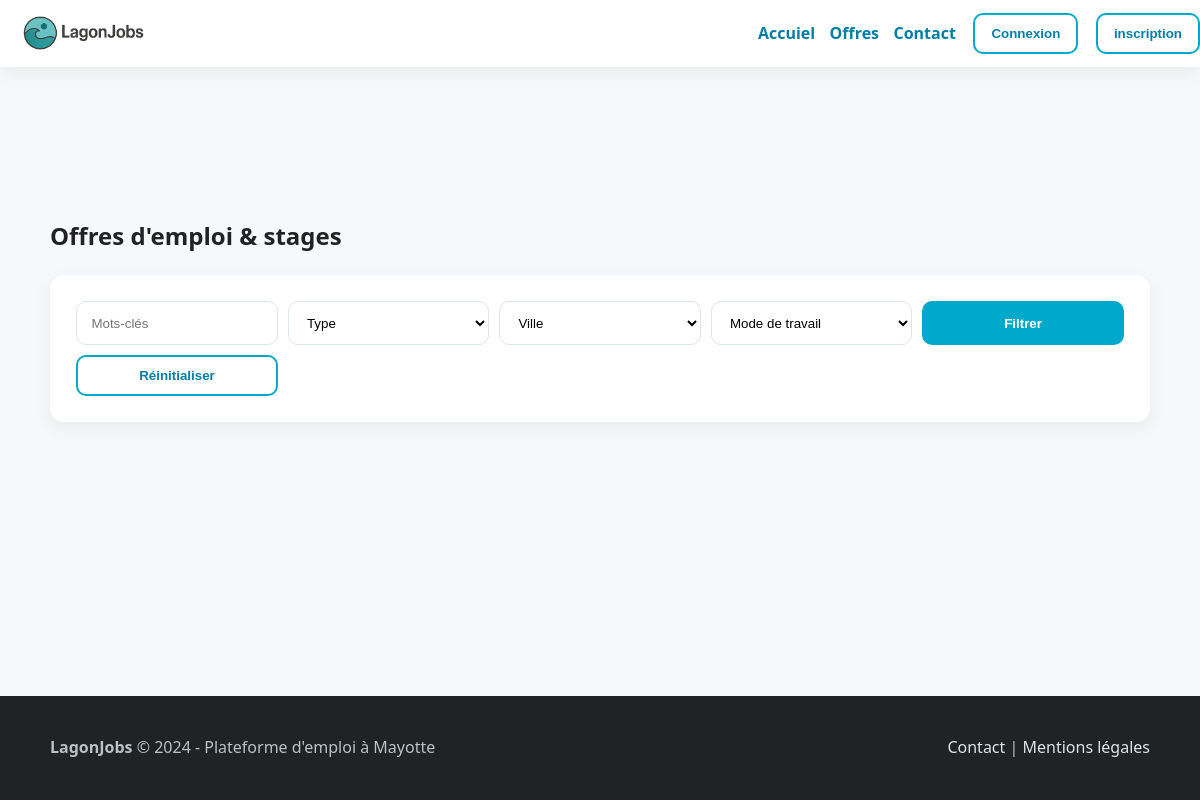
The page /Frontoffice/offres.php on the database as committed earlier.
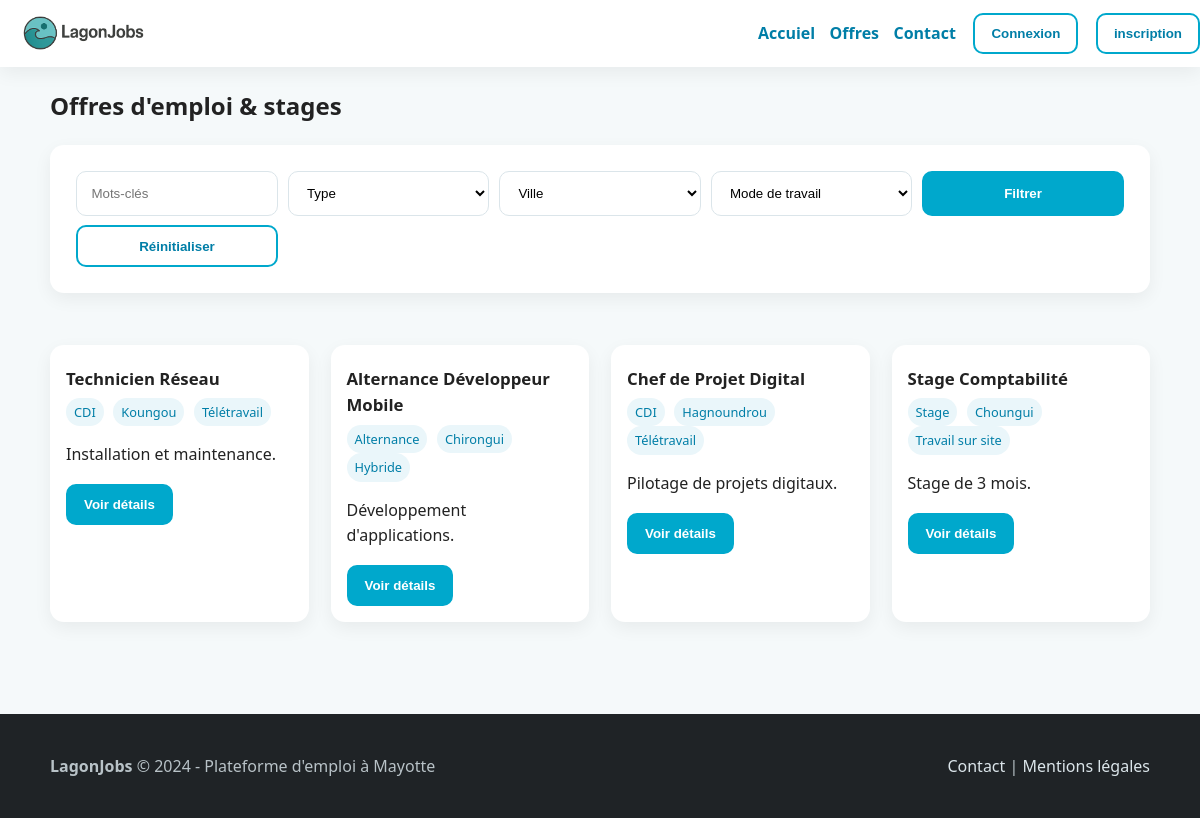
The same page on the database as committed later.
### tables this page shows
CREATE TABLE `offres` (
  `Id` int(11) NOT NULL,
  `Titre` varchar(256) NOT NULL,
  `Id_type_contrat` int(11) NOT NULL,
  `Id_mode_travail` int(11) NOT NULL,
  `Id_ville` int(11) NOT NULL,
  `Description` varchar(1000) NOT NULL,
  `Id_statut` int(11) NOT NULL,
  `Mission` varchar(1000) NOT NULL,
  `Profile` varchar(1000) NOT NULL,
  `Duree` varchar(1000) NOT NULL
);

CREATE TABLE `types_contrats` (
  `Id` int(11) NOT NULL,
  `Nom_type_contrat` varchar(128) NOT NULL
);

CREATE TABLE `villes` (
  `Id` int(11) NOT NULL,
  `Nom_ville` varchar(256) NOT NULL
);

CREATE TABLE `modes_travails` (
  `Id` int(11) NOT NULL,
  `Nom_mode_travail` varchar(128) NOT NULL
);

### Frontoffice/offres.php (the view, shortened to what this page needs)
<!DOCTYPE html>
<html lang="fr">
<head>
    <link rel="stylesheet" href="style.css">
</head>
<body>
    <?php require(__DIR__.'/header.php')?>
    <?php
    $host = 'localhost';
    $dbname = 'lagonjob';
    $username = 'root';
    $password = '';
    try {
        $conn = new PDO("mysql:host=$host;dbname=$dbname;charset=utf8", $username, $password);
        $conn->setAttribute(PDO::ATTR_ERRMODE, PDO::ERRMODE_EXCEPTION);
    } catch(PDOException $e) {
        die("Erreur de connexion : " . $e->getMessage());
    }
    ?>
    <div class="container">
        <h2>Offres d'emploi & stages</h2>
        <div>
            <form class="form" action="offres.php" method="post">
                <div class="filter-bar">
                    <input type="text" name="mots_cles" placeholder="Mots-clés" value="<?php echo isset($_POST['mots_cles']) ? $_POST['mots_cles'] : ''; ?>">
                    <select name="type">
                        <option value="">Type</option>
                    </select>
                    <select name="ville">
                        <option value="">Ville</option>
                    </select>
                    <select name="mode">
                        <option value="">Mode de travail</option>
                    </select>
                    <button type="submit" class="btn">Filtrer</button>
                    <button type="button" class="btn btn-outline" onclick="window.location.href='offres.php'">Réinitialiser</button>
                </div>
            </form>
        </div>
    </div>
    <?php
    $sql = "SELECT o.Id, o.Titre, o.Description, o.Id_statut,
            tc.Nom_type_contrat as type,
            v.Nom_ville as ville,
            mt.Nom_mode_travail as mode_travail
            FROM offres o
            INNER JOIN types_contrats tc ON o.Id_type_contrat = tc.Id
            INNER JOIN villes v ON o.Id_ville = v.Id
            INNER JOIN modes_travails mt ON o.Id_mode_travail = mt.Id
            WHERE o.Id_statut=2";
    $params = [];
    $stmt = $conn->prepare($sql);
    $stmt->execute($params);
    $resultat = $stmt->fetchAll(PDO::FETCH_ASSOC);
    ?>
    <section class="section">
        <div class="container">
            <div class="cards">
                <?php foreach ($resultat as $offre): ?>
                    <div class="card">
                        <h3><?php echo $offre['Titre']; ?></h3>
                        <div class="meta">
                            <span class="badge"><?php echo $offre['type']; ?></span>
                            <span class="badge"><?php echo $offre['ville']; ?></span>
                            <span class="badge"><?php echo $offre['mode_travail']; ?></span>
                        </div>
                        <p><?php echo $offre['Description']; ?></p>
                        <form action="detailoffre.php" method="post" style="margin-top:10px;">
                            <button type="submit" class="btn">Voir détails</button>
                        </form>
                    </div>
                <?php endforeach; ?>
            </div>
        </div>
    </section>
</body>
<footer class="site-footer">
    <div class="container">
        <div class="footer-inner">
            <div>
                <strong>LagonJobs</strong> © 2024 - Plateforme d'emploi à Mayotte
            </div>
            <div>
                <a href="contact.php">Contact</a> |
                <a href="#">Mentions légales</a>
            </div>
        </div>
    </div>
</footer>
</html>

### Frontoffice/header.php
<header class="site-header header-inner">
    <a class="logo" href="index.php"><img src="../Logo/logo.png" alt="logo_lagonjob"></a>
    <nav class="nav">
        <a href="index.php">Accuiel</a>
        <a href="offres.php">Offres</a>
        <a href="contact.php">Contact</a>
        <?php if (!isset($_SESSION['LOGGED_USER'])) { ?>
            <button class="btn btn-outline" onclick="window.location.href='connexion.php'">Connexion</button>
            <button class="btn btn-outline" onclick="window.location.href='inscription.php'">inscription</button>
        <?php } else{ ?>
            <button class="btn btn-outline" onclick="window.location.href='deconnexion.php'">Deconnexion</button>
        <?php } ?>
    </nav>
</header>

### Frontoffice/style.css (style rules this page uses)
:root { --lagon:#00A8CC; --lagon-dark:#007EA7; --bg:#F5F9FA; --text:#222222; --text-2:#555555; --success:#4CAF50; --error:#E63946; --card:#ffffff; --shadow:0 6px 18px rgba(0,0,0,.06); --radius:14px; --radius-sm:10px; --space:clamp(14px, 2.8vw, 22px); }
* { box-sizing:border-box }
html,body { margin:0;padding:0 }
body { font-family: system-ui, -apple-system, "Segoe UI", Roboto, "Helvetica Neue", Arial, "Noto Sans", "Liberation Sans", sans-serif; color:var(--text); background:var(--bg); line-height:1.6; }
.container { width:min(1100px, 92vw); margin:auto }
a { color:var(--lagon-dark); text-decoration:none }
.btn { background:var(--lagon); color:#fff; padding:.7rem 1rem; border-radius:10px; display:inline-block; font-weight:600; border:2px solid var(--lagon); transition:all .2s ease; }
.btn-outline { background:transparent; color:var(--lagon-dark) }
.site-header { position:sticky; top:0; z-index:10; background:#fff; box-shadow:var(--shadow); }
.header-inner { display:flex; align-items:center; justify-content:space-between; padding:.8rem 0 }
.logo { display: flex; align-items: center; }
.logo img { height: 40px; width: auto; object-fit: contain; }
.nav { display:flex; gap:.9rem; align-items:center }
.nav a { font-weight:600 }
.nav .btn, .nav .btn-outline { margin-left:.2rem }
.section { padding: clamp(26px, 6vw, 52px) 0 }
.cards { display:grid; grid-template-columns: repeat(auto-fill,minmax(250px,1fr)); gap:clamp(14px, 2.4vw, 22px) }
.card { background:var(--card); padding:1rem; border-radius:var(--radius); box-shadow:var(--shadow); }
.card h3 { margin:.3rem 0 .35rem 0; font-size:1.05rem }
.meta { color:var(--text-2); font-size:.95rem }
.badge { display:inline-block; font-size:.8rem; background:#eaf6fa; color:var(--lagon-dark); padding:.25rem .5rem; border-radius:999px; margin-right:.35rem }
.site-footer { background:#1f2326; color:#b8c2c7; margin-top: 40px; }
.footer-inner { display:flex; justify-content:space-between; align-items:center; padding:1.2rem 0 }
.footer-inner a { color:#dbe5ea }
.form { background:#fff; padding:clamp(18px, 3vw, 26px); border-radius:var(--radius); box-shadow:var(--shadow); }
.form input, .form select, .form textarea { width:100%; padding:.8rem .9rem; border:1px solid #dbe5ea; border-radius:10px; background:#fff; }
.filter-bar { display:grid; grid-template-columns: repeat(5, minmax(120px, 1fr)); gap:.6rem; }
html, body { height: 100%; }
body { display: flex; flex-direction: column; }
footer { background: #111; color: white; text-align: center; padding: 20px; }

Rows that differ between the two databases and show on the page:
added offres: Titre "Technicien Réseau", Id_type_contrat.Nom_type_contrat "CDI", Id_ville.Nom_ville "Koungou", Id_mode_travail.Nom_mode_travail "Télétravail", Description "Installation et maintenance."
added offres: Titre "Alternance Développeur Mobile", Id_type_contrat.Nom_type_contrat "Alternance", Id_ville.Nom_ville "Chirongui", Id_mode_travail.Nom_mode_travail "Hybride", Description "Développement d'applications."
added offres: Titre "Chef de Projet Digital", Id_type_contrat.Nom_type_contrat "CDI", Id_ville.Nom_ville "Hagnoundrou", Id_mode_travail.Nom_mode_travail "Télétravail", Description "Pilotage de projets digitaux."
added offres: Titre "Stage Comptabilité", Id_type_contrat.Nom_type_contrat "Stage", Id_ville.Nom_ville "Choungui", Id_mode_travail.Nom_mode_travail "Travail sur site", Description "Stage de 3 mois."
